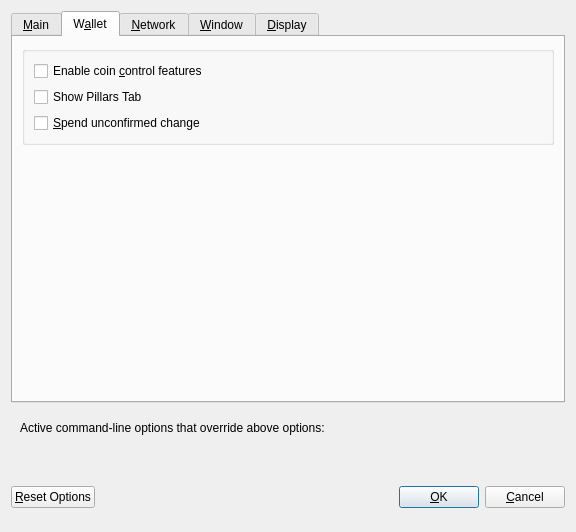
<?xml version="1.0" encoding="UTF-8"?>
<ui version="4.0">
 <class>OptionsDialog</class>
 <widget class="QDialog" name="OptionsDialog">
  <property name="geometry">
   <rect>
    <x>0</x>
    <y>0</y>
    <width>576</width>
    <height>532</height>
   </rect>
  </property>
  <property name="windowTitle">
   <string>Options</string>
  </property>
  <property name="modal">
   <bool>true</bool>
  </property>
  <layout class="QVBoxLayout" name="verticalLayout">
   <item>
    <widget class="QTabWidget" name="tabWidget">
     <property name="currentIndex">
      <number>1</number>
     </property>
     <widget class="QWidget" name="tabMain">
      <attribute name="title">
       <string>&amp;Main</string>
      </attribute>
      <layout class="QVBoxLayout" name="verticalLayout_Main">
       <item>
        <widget class="QCheckBox" name="bitcoinAtStartup">
         <property name="toolTip">
          <string>Automatically start Zenon after logging in to the system.</string>
         </property>
         <property name="text">
          <string>&amp;Start Zenon on system login</string>
         </property>
        </widget>
       </item>
       <item>
        <layout class="QHBoxLayout" name="horizontalLayout_2_Main">
         <item>
          <widget class="QLabel" name="databaseCacheLabel">
           <property name="text">
            <string>Size of &amp;database cache</string>
           </property>
           <property name="textFormat">
            <enum>Qt::PlainText</enum>
           </property>
           <property name="buddy">
            <cstring>databaseCache</cstring>
           </property>
          </widget>
         </item>
         <item>
          <widget class="QSpinBox" name="databaseCache"/>
         </item>
         <item>
          <widget class="QLabel" name="databaseCacheUnitLabel">
           <property name="text">
            <string>MB</string>
           </property>
           <property name="textFormat">
            <enum>Qt::PlainText</enum>
           </property>
          </widget>
         </item>
         <item>
          <spacer name="horizontalSpacer_2_Main">
           <property name="orientation">
            <enum>Qt::Horizontal</enum>
           </property>
           <property name="sizeHint" stdset="0">
            <size>
             <width>40</width>
             <height>20</height>
            </size>
           </property>
          </spacer>
         </item>
        </layout>
       </item>
       <item>
        <layout class="QHBoxLayout" name="horizontalLayout_3_Main">
         <item>
          <widget class="QLabel" name="threadsScriptVerifLabel">
           <property name="text">
            <string>Number of script &amp;verification threads</string>
           </property>
           <property name="textFormat">
            <enum>Qt::PlainText</enum>
           </property>
           <property name="buddy">
            <cstring>threadsScriptVerif</cstring>
           </property>
          </widget>
         </item>
         <item>
          <widget class="QSpinBox" name="threadsScriptVerif">
           <property name="toolTip">
            <string>(0 = auto, &lt;0 = leave that many cores free)</string>
           </property>
          </widget>
         </item>
         <item>
          <spacer name="horizontalSpacer_3_Main">
           <property name="orientation">
            <enum>Qt::Horizontal</enum>
           </property>
           <property name="sizeHint" stdset="0">
            <size>
             <width>40</width>
             <height>20</height>
            </size>
           </property>
          </spacer>
         </item>
        </layout>
       </item>
       <item>
        <spacer name="verticalSpacer_2">
         <property name="orientation">
          <enum>Qt::Vertical</enum>
         </property>
         <property name="sizeHint" stdset="0">
          <size>
           <width>20</width>
           <height>40</height>
          </size>
         </property>
        </spacer>
       </item>
       <item>
        <layout class="QHBoxLayout" name="horiz-autominting-layout">
         <item>
          <widget class="QCheckBox" name="checkBoxZeromintEnable">
           <property name="enabled">
            <bool>false</bool>
           </property>
           <property name="toolTip">
            <string>Enable automatic minting of ZNN units to zZNN</string>
           </property>
           <property name="layoutDirection">
            <enum>Qt::LeftToRight</enum>
           </property>
           <property name="text">
            <string>Enable zZNN Automint</string>
           </property>
          </widget>
         </item>
         <item>
          <widget class="QCheckBox" name="checkBoxZeromintAddresses">
           <property name="enabled">
            <bool>false</bool>
           </property>
           <property name="toolTip">
            <string>Enable automatic zZNN minting from specific addresses</string>
           </property>
           <property name="layoutDirection">
            <enum>Qt::LeftToRight</enum>
           </property>
           <property name="text">
            <string>Enable Automint Addresses</string>
           </property>
          </widget>
         </item>
        </layout>
       </item>
       <item>
        <layout class="QHBoxLayout" name="horizontalLayout_3">
         <item>
          <widget class="QLabel" name="percentage_label">
           <property name="enabled">
            <bool>false</bool>
           </property>
           <property name="toolTip">
            <string>Percentage of incoming ZNN which get automatically converted to zZNN via Zerocoin Protocol (min: 10%)</string>
           </property>
           <property name="text">
            <string>Percentage of autominted zZNN</string>
           </property>
          </widget>
         </item>
         <item>
          <widget class="QSpinBox" name="zeromintPercentage">
           <property name="enabled">
            <bool>false</bool>
           </property>
           <property name="minimum">
            <number>10</number>
           </property>
           <property name="maximum">
            <number>100</number>
           </property>
          </widget>
         </item>
        </layout>
       </item>
       <item>
        <layout class="QHBoxLayout" name="horizontalLayout" stretch="0,0">
         <property name="sizeConstraint">
          <enum>QLayout::SetFixedSize</enum>
         </property>
         <item>
          <widget class="QLabel" name="labelPreferredDenom">
           <property name="enabled">
            <bool>false</bool>
           </property>
           <property name="maximumSize">
            <size>
             <width>16777215</width>
             <height>16777215</height>
            </size>
           </property>
           <property name="toolTip">
            <string>Wait with automatic conversion to Zerocoin until enough ZNN for this denomination is available</string>
           </property>
           <property name="text">
            <string>Preferred Automint zZNN Denomination</string>
           </property>
          </widget>
         </item>
         <item>
          <widget class="QComboBox" name="preferredDenom">
           <property name="enabled">
            <bool>false</bool>
           </property>
           <property name="maximumSize">
            <size>
             <width>16777215</width>
             <height>27</height>
            </size>
           </property>
           <property name="toolTip">
            <string>Wait with automatic conversion to Zerocoin until enough ZNN for this denomination is available</string>
           </property>
           <property name="maxVisibleItems">
            <number>9</number>
           </property>
           <property name="maxCount">
            <number>9</number>
           </property>
          </widget>
         </item>
        </layout>
       </item>
      </layout>
     </widget>
     <widget class="QWidget" name="tabWallet">
      <attribute name="title">
       <string>W&amp;allet</string>
      </attribute>
      <layout class="QVBoxLayout" name="verticalLayout_Wallet">
       <item>
        <layout class="QHBoxLayout" name="horizontalLayout_2_Wallet">
        </layout>
       </item>
       <item>
        <widget class="QGroupBox" name="groupBox">
         <property name="title">
          <string/>
         </property>
         <layout class="QVBoxLayout" name="verticalLayout_2">
          <item>
           <widget class="QCheckBox" name="coinControlFeatures">
            <property name="toolTip">
             <string>Whether to show coin control features or not.</string>
            </property>
            <property name="text">
             <string>Enable coin &amp;control features</string>
            </property>
           </widget>
          </item>
          <item>
           <widget class="QCheckBox" name="showMasternodesTab">
            <property name="toolTip">
             <string>Show additional tab listing all your masternodes in first sub-tab&lt;br/&gt;and all masternodes on the network in second sub-tab.</string>
            </property>
            <property name="text">
             <string>Show Pillars Tab</string>
            </property>
           </widget>
          </item>
          <item>
           <widget class="QCheckBox" name="spendZeroConfChange">
            <property name="toolTip">
             <string>If you disable the spending of unconfirmed change, the change from a transaction&lt;br/&gt;cannot be used until that transaction has at least one confirmation.&lt;br/&gt;This also affects how your balance is computed.</string>
            </property>
            <property name="text">
             <string>&amp;Spend unconfirmed change</string>
            </property>
           </widget>
          </item>
         </layout>
        </widget>
       </item>
       <item>
        <spacer name="verticalSpacer_Wallet">
         <property name="orientation">
          <enum>Qt::Vertical</enum>
         </property>
         <property name="sizeHint" stdset="0">
          <size>
           <width>20</width>
           <height>40</height>
          </size>
         </property>
        </spacer>
       </item>
      </layout>
     </widget>
     <widget class="QWidget" name="tabNetwork">
      <attribute name="title">
       <string>&amp;Network</string>
      </attribute>
      <layout class="QVBoxLayout" name="verticalLayout_Network">
       <item>
        <widget class="QCheckBox" name="mapPortUpnp">
         <property name="toolTip">
          <string>Automatically open the Zenon client port on the router. This only works when your router supports UPnP and it is enabled.</string>
         </property>
         <property name="text">
          <string>Map port using &amp;UPnP</string>
         </property>
        </widget>
       </item>
       <item>
        <widget class="QCheckBox" name="allowIncoming">
         <property name="toolTip">
          <string>Accept connections from outside</string>
         </property>
         <property name="text">
          <string>Allow incoming connections</string>
         </property>
        </widget>
       </item>
       <item>
        <widget class="QCheckBox" name="connectSocks">
         <property name="toolTip">
          <string>Connect to the Zenon network through a SOCKS5 proxy.</string>
         </property>
         <property name="text">
          <string>&amp;Connect through SOCKS5 proxy (default proxy):</string>
         </property>
        </widget>
       </item>
       <item>
        <layout class="QHBoxLayout" name="horizontalLayout_1_Network">
         <item>
          <widget class="QLabel" name="proxyIpLabel">
           <property name="text">
            <string>Proxy &amp;IP:</string>
           </property>
           <property name="textFormat">
            <enum>Qt::PlainText</enum>
           </property>
           <property name="buddy">
            <cstring>proxyIp</cstring>
           </property>
          </widget>
         </item>
         <item>
          <widget class="QValidatedLineEdit" name="proxyIp">
           <property name="minimumSize">
            <size>
             <width>140</width>
             <height>0</height>
            </size>
           </property>
           <property name="maximumSize">
            <size>
             <width>140</width>
             <height>16777215</height>
            </size>
           </property>
           <property name="toolTip">
            <string>IP address of the proxy (e.g. IPv4: 127.0.0.1 / IPv6: ::1)</string>
           </property>
          </widget>
         </item>
         <item>
          <widget class="QLabel" name="proxyPortLabel">
           <property name="text">
            <string>&amp;Port:</string>
           </property>
           <property name="textFormat">
            <enum>Qt::PlainText</enum>
           </property>
           <property name="buddy">
            <cstring>proxyPort</cstring>
           </property>
          </widget>
         </item>
         <item>
          <widget class="QLineEdit" name="proxyPort">
           <property name="minimumSize">
            <size>
             <width>55</width>
             <height>0</height>
            </size>
           </property>
           <property name="maximumSize">
            <size>
             <width>55</width>
             <height>16777215</height>
            </size>
           </property>
           <property name="toolTip">
            <string>Port of the proxy (e.g. 9050)</string>
           </property>
          </widget>
         </item>
         <item>
          <spacer name="horizontalSpacer_1_Network">
           <property name="orientation">
            <enum>Qt::Horizontal</enum>
           </property>
           <property name="sizeHint" stdset="0">
            <size>
             <width>40</width>
             <height>20</height>
            </size>
           </property>
          </spacer>
         </item>
        </layout>
       </item>
       <item>
        <spacer name="verticalSpacer_Network">
         <property name="orientation">
          <enum>Qt::Vertical</enum>
         </property>
         <property name="sizeHint" stdset="0">
          <size>
           <width>20</width>
           <height>40</height>
          </size>
         </property>
        </spacer>
       </item>
      </layout>
     </widget>
     <widget class="QWidget" name="tabWindow">
      <attribute name="title">
       <string>&amp;Window</string>
      </attribute>
      <layout class="QVBoxLayout" name="verticalLayout_Window">
       <item>
        <widget class="QCheckBox" name="minimizeToTray">
         <property name="toolTip">
          <string>Show only a tray icon after minimizing the window.</string>
         </property>
         <property name="text">
          <string>&amp;Minimize to the tray instead of the taskbar</string>
         </property>
        </widget>
       </item>
       <item>
        <widget class="QCheckBox" name="minimizeOnClose">
         <property name="toolTip">
          <string>Minimize instead of exit the application when the window is closed. When this option is enabled, the application will be closed only after selecting Quit in the menu.</string>
         </property>
         <property name="text">
          <string>M&amp;inimize on close</string>
         </property>
        </widget>
       </item>
       <item>
        <spacer name="verticalSpacer_Window">
         <property name="orientation">
          <enum>Qt::Vertical</enum>
         </property>
         <property name="sizeHint" stdset="0">
          <size>
           <width>20</width>
           <height>40</height>
          </size>
         </property>
        </spacer>
       </item>
      </layout>
     </widget>
     <widget class="QWidget" name="tabDisplay">
      <attribute name="title">
       <string>&amp;Display</string>
      </attribute>
      <layout class="QVBoxLayout" name="verticalLayout_Display">
       <item>
        <layout class="QHBoxLayout" name="horizontalLayout_1_Display">
         <item>
          <widget class="QLabel" name="langLabel">
           <property name="text">
            <string>User Interface &amp;language:</string>
           </property>
           <property name="textFormat">
            <enum>Qt::PlainText</enum>
           </property>
           <property name="buddy">
            <cstring>lang</cstring>
           </property>
          </widget>
         </item>
         <item>
          <widget class="QValueComboBox" name="lang">
           <property name="toolTip">
            <string>The user interface language can be set here. This setting will take effect after restarting Zenon.</string>
           </property>
          </widget>
         </item>
        </layout>
       </item>
       <item>
        <widget class="QLabel" name="label_3">
         <property name="toolTip">
          <string notr="true"/>
         </property>
         <property name="statusTip">
          <string notr="true"/>
         </property>
         <property name="whatsThis">
          <string notr="true"/>
         </property>
         <property name="accessibleName">
          <string notr="true"/>
         </property>
         <property name="text">
          <string>Language missing or translation incomplete? Help contributing translations here:
https://www.transifex.com/Zenon-project/Zenon-project-translations</string>
         </property>
         <property name="wordWrap">
          <bool>true</bool>
         </property>
         <property name="openExternalLinks">
          <bool>true</bool>
         </property>
         <property name="textInteractionFlags">
          <set>Qt::TextBrowserInteraction</set>
         </property>
        </widget>
       </item>
       <item>
        <layout class="QHBoxLayout" name="horizontalLayout_2_Display" stretch="0,0">
         <item>
          <widget class="QLabel" name="themeLabel">
           <property name="text">
            <string>User Interface Theme:</string>
           </property>
          </widget>
         </item>
         <item>
          <widget class="QValueComboBox" name="theme"/>
         </item>
        </layout>
       </item>
       <item>
        <widget class="Line" name="line">
         <property name="orientation">
          <enum>Qt::Horizontal</enum>
         </property>
        </widget>
       </item>
       <item>
        <layout class="QHBoxLayout" name="horizontalLayout_3_Display">
         <item>
          <widget class="QLabel" name="unitLabel">
           <property name="text">
            <string>&amp;Unit to show amounts in:</string>
           </property>
           <property name="textFormat">
            <enum>Qt::PlainText</enum>
           </property>
           <property name="buddy">
            <cstring>unit</cstring>
           </property>
          </widget>
         </item>
         <item>
          <widget class="QValueComboBox" name="unit">
           <property name="toolTip">
            <string>Choose the default subdivision unit to show in the interface and when sending coins.</string>
           </property>
          </widget>
         </item>
        </layout>
       </item>
       <item>
        <layout class="QHBoxLayout" name="horizontalLayout_4_Display">
         <item>
          <widget class="QLabel" name="digitsLabel">
           <property name="text">
            <string>Decimal digits</string>
           </property>
          </widget>
         </item>
         <item>
          <widget class="QValueComboBox" name="digits"/>
         </item>
        </layout>
       </item>
       <item>
        <layout class="QHBoxLayout" name="horizontalLayout_5_Display">
         <item>
          <widget class="QCheckBox" name="checkBoxHideZeroBalances">
           <property name="toolTip">
            <string>Hide empty balances</string>
           </property>
           <property name="layoutDirection">
            <enum>Qt::LeftToRight</enum>
           </property>
           <property name="text">
            <string>Hide empty balances</string>
           </property>
          </widget>
         </item>
         <item>
          <widget class="QCheckBox" name="checkBoxHideOrphans">
           <property name="toolTip">
            <string>Hide orphan stakes in transaction lists</string>
           </property>
           <property name="text">
            <string>Hide orphan stakes</string>
           </property>
          </widget>
         </item>
         <item>
          <spacer name="horizontalSpacer">
           <property name="orientation">
            <enum>Qt::Horizontal</enum>
           </property>
           <property name="sizeHint" stdset="0">
            <size>
             <width>40</width>
             <height>20</height>
            </size>
           </property>
          </spacer>
         </item>
        </layout>
       </item>
       <item>
        <layout class="QHBoxLayout" name="horizontalLayout_6_Display">
         <item>
          <widget class="QLabel" name="thirdPartyTxUrlsLabel">
           <property name="toolTip">
            <string>Third party URLs (e.g. a block explorer) that appear in the transactions tab as context menu items. %s in the URL is replaced by transaction hash. Multiple URLs are separated by vertical bar |.</string>
           </property>
           <property name="text">
            <string>Third party transaction URLs</string>
           </property>
           <property name="buddy">
            <cstring>thirdPartyTxUrls</cstring>
           </property>
          </widget>
         </item>
         <item>
          <widget class="QLineEdit" name="thirdPartyTxUrls">
           <property name="toolTip">
            <string>Third party URLs (e.g. a block explorer) that appear in the transactions tab as context menu items. %s in the URL is replaced by transaction hash. Multiple URLs are separated by vertical bar |.</string>
           </property>
          </widget>
         </item>
        </layout>
       </item>
       <item>
        <spacer name="verticalSpacer">
         <property name="orientation">
          <enum>Qt::Vertical</enum>
         </property>
         <property name="sizeHint" stdset="0">
          <size>
           <width>20</width>
           <height>40</height>
          </size>
         </property>
        </spacer>
       </item>
      </layout>
     </widget>
    </widget>
   </item>
   <item>
    <widget class="QFrame" name="frame">
     <layout class="QVBoxLayout" name="verticalLayout_Bottom">
      <item>
       <layout class="QHBoxLayout" name="horizontalLayout_Bottom">
        <item>
         <widget class="QLabel" name="overriddenByCommandLineInfoLabel">
          <property name="text">
           <string>Active command-line options that override above options:</string>
          </property>
          <property name="textFormat">
           <enum>Qt::PlainText</enum>
          </property>
         </widget>
        </item>
        <item>
         <spacer name="horizontalSpacer_Bottom">
          <property name="orientation">
           <enum>Qt::Horizontal</enum>
          </property>
          <property name="sizeHint" stdset="0">
           <size>
            <width>40</width>
            <height>20</height>
           </size>
          </property>
         </spacer>
        </item>
       </layout>
      </item>
      <item>
       <widget class="QLabel" name="overriddenByCommandLineLabel">
        <property name="text">
         <string/>
        </property>
        <property name="textFormat">
         <enum>Qt::PlainText</enum>
        </property>
        <property name="wordWrap">
         <bool>true</bool>
        </property>
       </widget>
      </item>
     </layout>
    </widget>
   </item>
   <item>
    <layout class="QHBoxLayout" name="horizontalLayout_Buttons">
     <item>
      <widget class="QPushButton" name="resetButton">
       <property name="toolTip">
        <string>Reset all client options to default.</string>
       </property>
       <property name="text">
        <string>&amp;Reset Options</string>
       </property>
       <property name="autoDefault">
        <bool>false</bool>
       </property>
      </widget>
     </item>
     <item>
      <spacer name="horizontalSpacer_1">
       <property name="orientation">
        <enum>Qt::Horizontal</enum>
       </property>
       <property name="sizeHint" stdset="0">
        <size>
         <width>40</width>
         <height>48</height>
        </size>
       </property>
      </spacer>
     </item>
     <item>
      <widget class="QLabel" name="statusLabel">
       <property name="minimumSize">
        <size>
         <width>200</width>
         <height>0</height>
        </size>
       </property>
       <property name="font">
        <font>
         <weight>75</weight>
         <bold>true</bold>
        </font>
       </property>
       <property name="text">
        <string/>
       </property>
       <property name="textFormat">
        <enum>Qt::PlainText</enum>
       </property>
       <property name="wordWrap">
        <bool>true</bool>
       </property>
      </widget>
     </item>
     <item>
      <spacer name="horizontalSpacer_2">
       <property name="orientation">
        <enum>Qt::Horizontal</enum>
       </property>
       <property name="sizeHint" stdset="0">
        <size>
         <width>40</width>
         <height>48</height>
        </size>
       </property>
      </spacer>
     </item>
     <item>
      <widget class="QPushButton" name="okButton">
       <property name="text">
        <string>&amp;OK</string>
       </property>
       <property name="autoDefault">
        <bool>false</bool>
       </property>
       <property name="default">
        <bool>true</bool>
       </property>
      </widget>
     </item>
     <item>
      <widget class="QPushButton" name="cancelButton">
       <property name="text">
        <string>&amp;Cancel</string>
       </property>
       <property name="autoDefault">
        <bool>false</bool>
       </property>
      </widget>
     </item>
    </layout>
   </item>
  </layout>
 </widget>
 <customwidgets>
  <customwidget>
   <class>QValidatedLineEdit</class>
   <extends>QLineEdit</extends>
   <header>qvalidatedlineedit.h</header>
  </customwidget>
  <customwidget>
   <class>QValueComboBox</class>
   <extends>QComboBox</extends>
   <header>qvaluecombobox.h</header>
  </customwidget>
 </customwidgets>
 <resources/>
 <connections/>
</ui>
